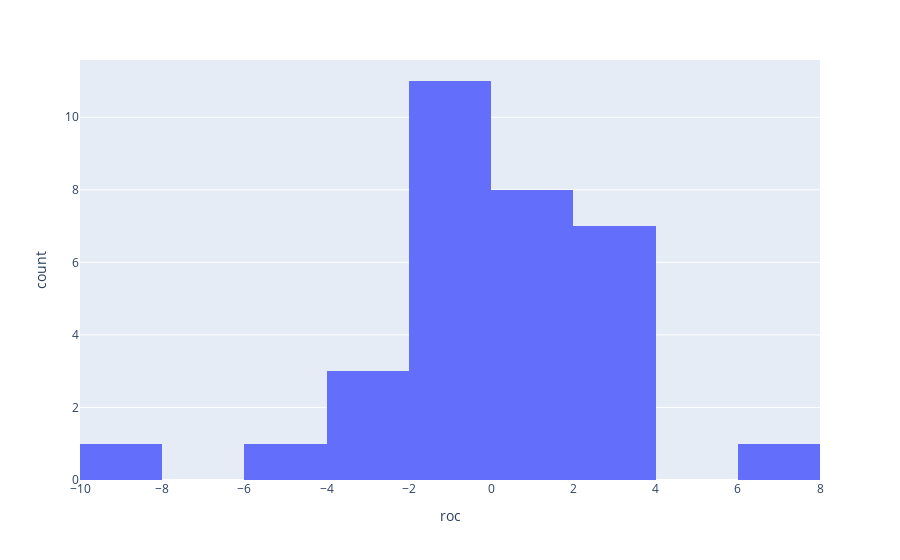

Write notebook code for a chart like this one.
### Code cell
px.histogram(roc_df[roc_df['video_id'] == '1'], x='roc', barmode='group')

### Figure 1 — Plotly figure (JSON) as saved in the notebook; plotly's stock layout.template omitted (floating-point values rounded to 4 significant figures)
{"data": [{"alignmentgroup": "True", "bingroup": "x", "hovertemplate": "roc=%{x}<br>count=%{y}<extra></extra>", "legendgroup": "", "marker": {"color": "#636efa"}, "name": "", "offsetgroup": "", "orientation": "v", "showlegend": false, "type": "histogram", "x": [2.181, 3.207, -5.393, 0.0049, -0.8546, -2.121, 1.632, 1.353, 7.064, -1.333, 2.422, -8.056, -1.101, -0.5907, -0.5263, 2.218, 3.205, -0.809, -1.437, -0.5655, -1.361, 0.6273, 1.376, -0.6425, -3.218, 3.408, -1.723, 1.992, -3.758, 0.0173, 0.5565, 3.184], "xaxis": "x", "yaxis": "y"}], "layout": {"barmode": "group", "legend": {"tracegroupgap": 0}, "margin": {"t": 60}, "xaxis": {"anchor": "y", "domain": [0, 1], "title": {"text": "roc"}}, "yaxis": {"anchor": "x", "domain": [0, 1], "title": {"text": "count"}}}}
